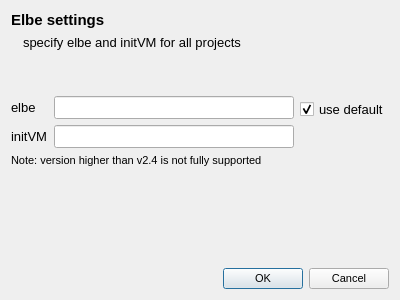
<?xml version="1.0" encoding="UTF-8"?>
<ui version="4.0">
 <class>ElbeSettingsDialog</class>
 <widget class="QDialog" name="ElbeSettingsDialog">
  <property name="geometry">
   <rect>
    <x>0</x>
    <y>0</y>
    <width>400</width>
    <height>300</height>
   </rect>
  </property>
  <property name="font">
   <font>
    <pointsize>8</pointsize>
   </font>
  </property>
  <property name="windowTitle">
   <string>Dialog</string>
  </property>
  <layout class="QVBoxLayout" name="verticalLayout_4">
   <item>
    <widget class="QLabel" name="Headline">
     <property name="font">
      <font>
       <pointsize>11</pointsize>
       <weight>75</weight>
       <bold>true</bold>
      </font>
     </property>
     <property name="text">
      <string>Elbe settings</string>
     </property>
    </widget>
   </item>
   <item>
    <layout class="QHBoxLayout" name="horizontalLayout_2">
     <item>
      <widget class="QLabel" name="ErrorIcon">
       <property name="sizePolicy">
        <sizepolicy hsizetype="Minimum" vsizetype="Minimum">
         <horstretch>0</horstretch>
         <verstretch>0</verstretch>
        </sizepolicy>
       </property>
       <property name="text">
        <string/>
       </property>
       <property name="pixmap">
        <pixmap resource="../../style/style.qrc">:/qss_icons/rc/ErrorIcon.png</pixmap>
       </property>
      </widget>
     </item>
     <item>
      <widget class="QLabel" name="Information">
       <property name="sizePolicy">
        <sizepolicy hsizetype="Expanding" vsizetype="Preferred">
         <horstretch>0</horstretch>
         <verstretch>0</verstretch>
        </sizepolicy>
       </property>
       <property name="font">
        <font>
         <pointsize>10</pointsize>
        </font>
       </property>
       <property name="text">
        <string>specify elbe and initVM for all projects</string>
       </property>
      </widget>
     </item>
    </layout>
   </item>
   <item>
    <spacer name="verticalSpacer">
     <property name="orientation">
      <enum>Qt::Vertical</enum>
     </property>
     <property name="sizeType">
      <enum>QSizePolicy::Maximum</enum>
     </property>
     <property name="sizeHint" stdset="0">
      <size>
       <width>20</width>
       <height>40</height>
      </size>
     </property>
    </spacer>
   </item>
   <item>
    <layout class="QHBoxLayout" name="horizontalLayout">
     <item>
      <layout class="QVBoxLayout" name="verticalLayout_2">
       <item>
        <widget class="QLabel" name="elbeLabel">
         <property name="font">
          <font>
           <pointsize>10</pointsize>
          </font>
         </property>
         <property name="text">
          <string>elbe</string>
         </property>
        </widget>
       </item>
       <item>
        <widget class="QLabel" name="elbeLabel_2">
         <property name="font">
          <font>
           <pointsize>10</pointsize>
          </font>
         </property>
         <property name="text">
          <string>initVM</string>
         </property>
        </widget>
       </item>
      </layout>
     </item>
     <item>
      <layout class="QVBoxLayout" name="verticalLayout">
       <item>
        <widget class="QLineEdit" name="elbeEntry">
         <property name="font">
          <font>
           <pointsize>10</pointsize>
          </font>
         </property>
        </widget>
       </item>
       <item>
        <widget class="QLineEdit" name="initVMEntry">
         <property name="font">
          <font>
           <pointsize>10</pointsize>
          </font>
         </property>
        </widget>
       </item>
      </layout>
     </item>
     <item>
      <layout class="QVBoxLayout" name="verticalLayout_3">
       <item>
        <widget class="QCheckBox" name="defaultCheckbox">
         <property name="font">
          <font>
           <pointsize>10</pointsize>
          </font>
         </property>
         <property name="toolTip">
          <string>use elbe which is installed on the system</string>
         </property>
         <property name="text">
          <string>use default</string>
         </property>
         <property name="checked">
          <bool>true</bool>
         </property>
        </widget>
       </item>
       <item>
        <spacer name="verticalSpacer_3">
         <property name="orientation">
          <enum>Qt::Vertical</enum>
         </property>
         <property name="sizeType">
          <enum>QSizePolicy::Preferred</enum>
         </property>
         <property name="sizeHint" stdset="0">
          <size>
           <width>20</width>
           <height>24</height>
          </size>
         </property>
        </spacer>
       </item>
      </layout>
     </item>
    </layout>
   </item>
   <item>
    <widget class="QLabel" name="Note">
     <property name="text">
      <string>Note: version higher than v2.4 is not fully supported</string>
     </property>
    </widget>
   </item>
   <item>
    <spacer name="verticalSpacer_2">
     <property name="orientation">
      <enum>Qt::Vertical</enum>
     </property>
     <property name="sizeHint" stdset="0">
      <size>
       <width>20</width>
       <height>40</height>
      </size>
     </property>
    </spacer>
   </item>
   <item>
    <widget class="QDialogButtonBox" name="buttonBox">
     <property name="orientation">
      <enum>Qt::Horizontal</enum>
     </property>
     <property name="standardButtons">
      <set>QDialogButtonBox::Cancel|QDialogButtonBox::Ok</set>
     </property>
    </widget>
   </item>
  </layout>
 </widget>
 <resources>
  <include location="../../style/style.qrc"/>
 </resources>
 <connections>
  <connection>
   <sender>buttonBox</sender>
   <signal>accepted()</signal>
   <receiver>ElbeSettingsDialog</receiver>
   <slot>accept()</slot>
   <hints>
    <hint type="sourcelabel">
     <x>248</x>
     <y>254</y>
    </hint>
    <hint type="destinationlabel">
     <x>157</x>
     <y>274</y>
    </hint>
   </hints>
  </connection>
  <connection>
   <sender>buttonBox</sender>
   <signal>rejected()</signal>
   <receiver>ElbeSettingsDialog</receiver>
   <slot>reject()</slot>
   <hints>
    <hint type="sourcelabel">
     <x>316</x>
     <y>260</y>
    </hint>
    <hint type="destinationlabel">
     <x>286</x>
     <y>274</y>
    </hint>
   </hints>
  </connection>
 </connections>
</ui>
